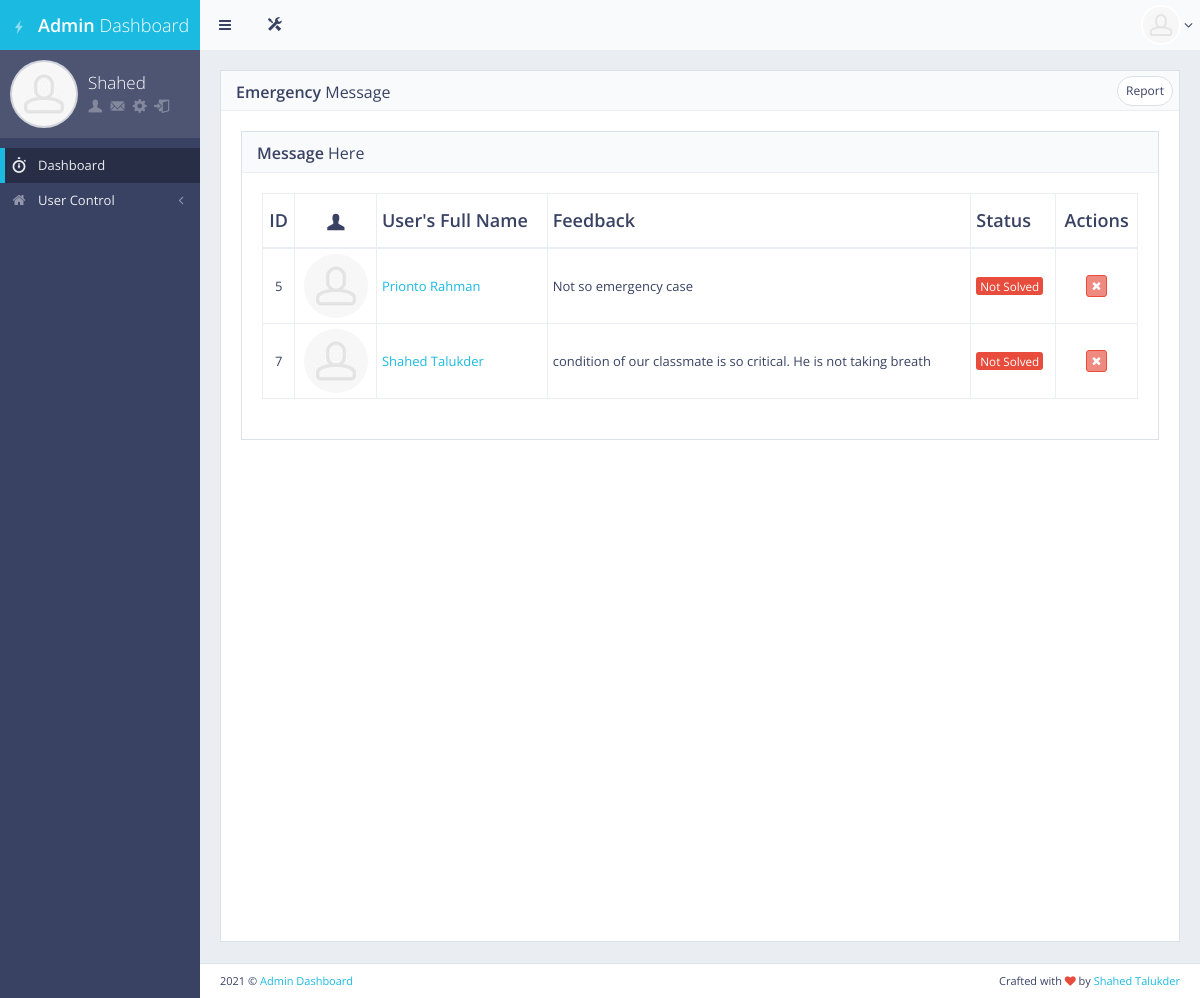
The page /emergency_msg/ (signed in) on the database as committed earlier.
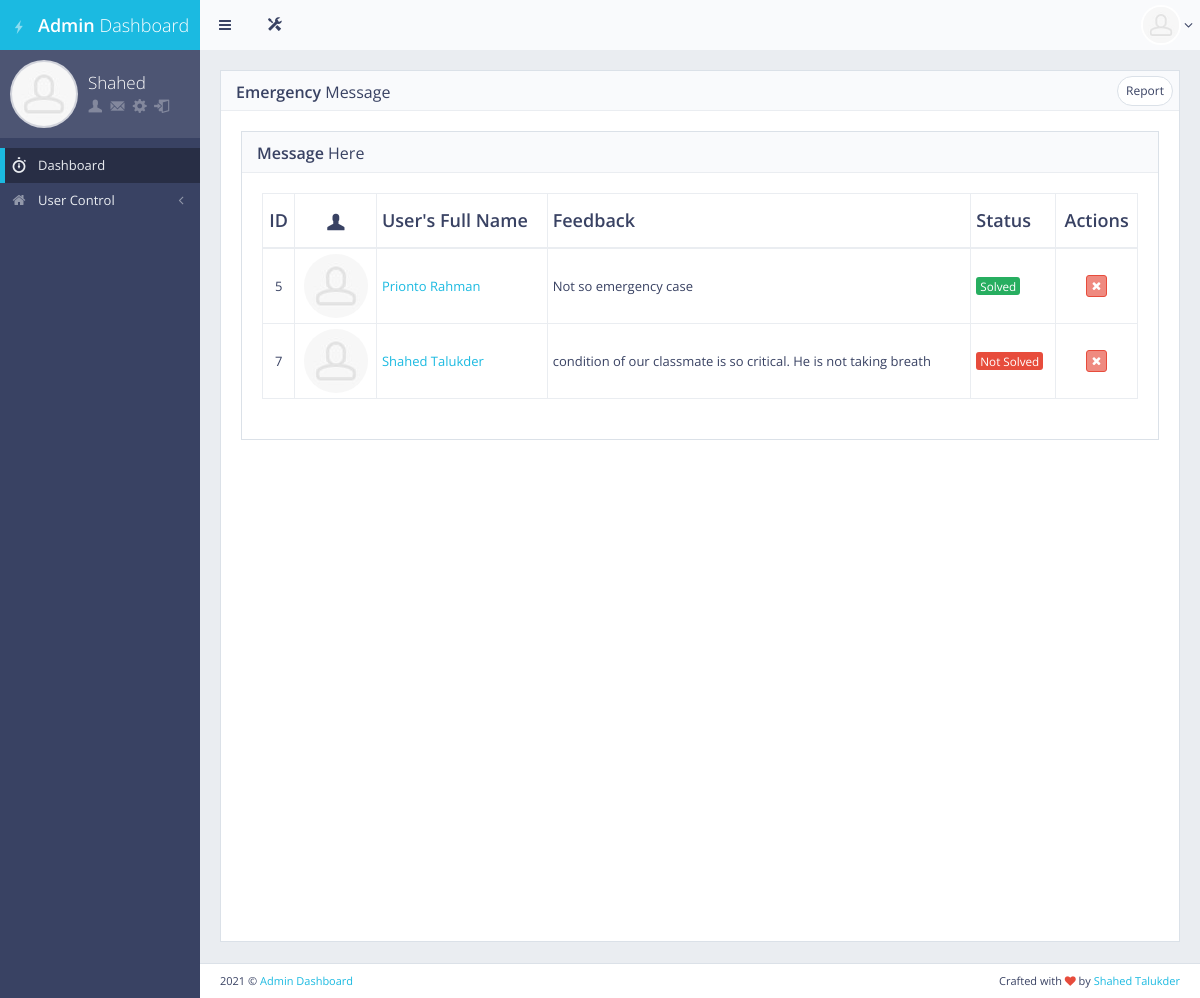
The same page on the database as committed later.
### main/models.py (models this page shows, shortened)
class EmergencyMsg(models.Model):
    student = models.ForeignKey(Student, on_delete=models.CASCADE, blank=True, null=True)
    message = models.CharField(max_length=120, blank=True, null=True)
    solve = models.BooleanField(default=False)
    class Meta:
        db_table = 'emergency_msg'

class Student(models.Model):
    student_id = models.CharField(max_length=120,blank=True, null=True, unique=True)
    user = models.OneToOneField(User, on_delete=models.CASCADE, primary_key=True, related_name="student")
    full_name = models.CharField(max_length=200, blank=True, null=True)
    address = models.CharField(max_length=200, blank=True, null=True)
    age = models.CharField(max_length=200, blank=True, null=True)
    phone_no = models.CharField(max_length=200, blank=True, null=True)
    released = models.BooleanField(default=False)
    on_road = models.BooleanField(default=False)
    class Meta:
        db_table = 'student_info'

class User(AbstractUser):
    is_doctor = models.BooleanField(default=False)
    is_student = models.BooleanField(default=False)
    is_moderator = models.BooleanField(default=False)
    is_assistant = models.BooleanField(default=False)
    is_driver = models.BooleanField(default=False)

### main/views.py (the view)
# urls.py: path('emergency_msg/', views.emergency_msg, name="emergency_msg"),
def emergency_msg(request):
    if request.user.is_authenticated and request.user.is_superuser:
        msg = EmergencyMsg.objects.all()
        context = {"msg":msg,"title":"Emergency Message"}
        return render(request, 'emergencymsg.html', context)
    else:
        return redirect('/')

### main/templates/emergencymsg.html (shortened to what this page needs)
{%extends 'base.html'%}
{%load static%}
{%block main_content%}
<div id="page-content">
    <div class="row">
        <div class="col-md-12">
            <div class="block">
                <div class="another">
                    <div class="block-title">
                        <div class="block-options pull-right">
                            <a href="javascript:void(0)" class="btn btn-alt btn-sm btn-default toggle-bordered enable-tooltip" data-toggle="button" title="" data-original-title="Toggles .form-bordered class">Report</a>
                        </div>
                        <h2><strong>Emergency</strong> Message</h2>
                    </div>
                    <div class="block full">
                        <div class="block-title">
                            <h2><strong>Message</strong> Here</h2>
                        </div>
                        <div class="table-responsive">
                            <table id="example-datatable" class="table table-vcenter table-condensed table-bordered">
                                <thead>
                                    <tr>
                                        <th class="text-center">ID</th>
                                        <th class="text-center"><i class="gi gi-user"></i></th>
                                        <th>User's Full Name</th>
                                        <th>Feedback</th>
                                        <th>Status</th>
                                        <th class="text-center">Actions</th>
                                    </tr>
                                </thead>
                                <tbody>
                                    {%for i in msg%}
                                    <tr>
                                        <td class="text-center">{{i.student.user.id}}</td>
                                        <td class="text-center"><img src="{%static 'front/'%}img/placeholders/avatars/avatar15.jpg" alt="avatar" class="img-circle"></td>
                                        <td><a href="javascript:void(0)">{{i.student.full_name | title}}</a></td>
                                        <td><span class="text-center">{{i.message}}</span></td>
                                        {%if i.solve == True%}
                                        <td><a href="{% url 'update_msg_status' id=i.pk %}" class="take"><span class="text-center label label-success">Solved</span></a></td>
                                        {%elif i.solve == False%}
                                        <td><a href="{% url 'update_msg_status' id=i.pk %}" class="take"><span class="text-center label label-danger">Not Solved</span></a></td>
                                        {%endif%}
                                        <td class="text-center">
                                            <div class="btn-group">
                                                <a href="{% url 'delete_msg_status' id=i.pk %}" data-toggle="tooltip" title="Delete" class="btn btn-xs btn-danger"><i class="fa fa-times"></i></a>
                                            </div>
                                        </td>
                                    </tr>
                                    {%endfor%}
                                </tbody>
                            </table>
                        </div>
                    </div>
                </div>
            </div>
        </div>
    </div>
</div>
{%endblock main_content%}

Rows that differ between the two databases and show on the page:
changed EmergencyMsg "Not so emergency case": solve "Not Solved" → "Solved"
